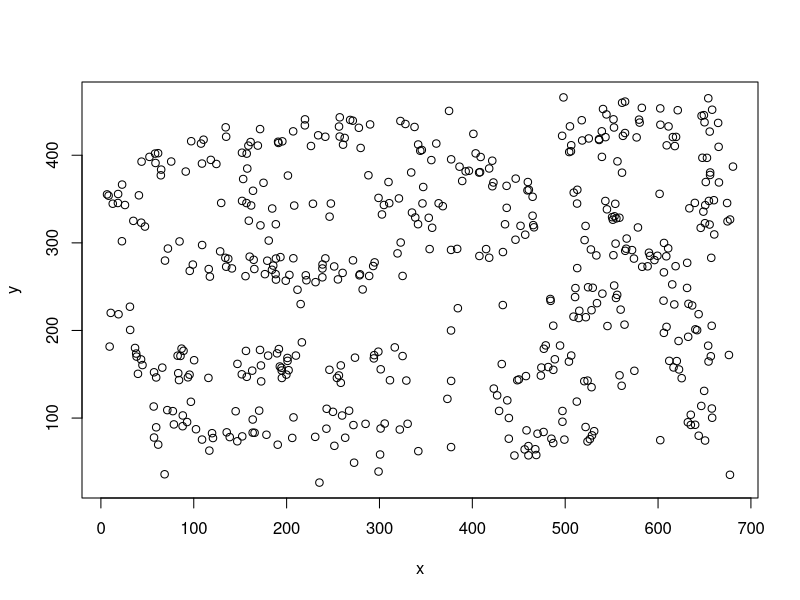
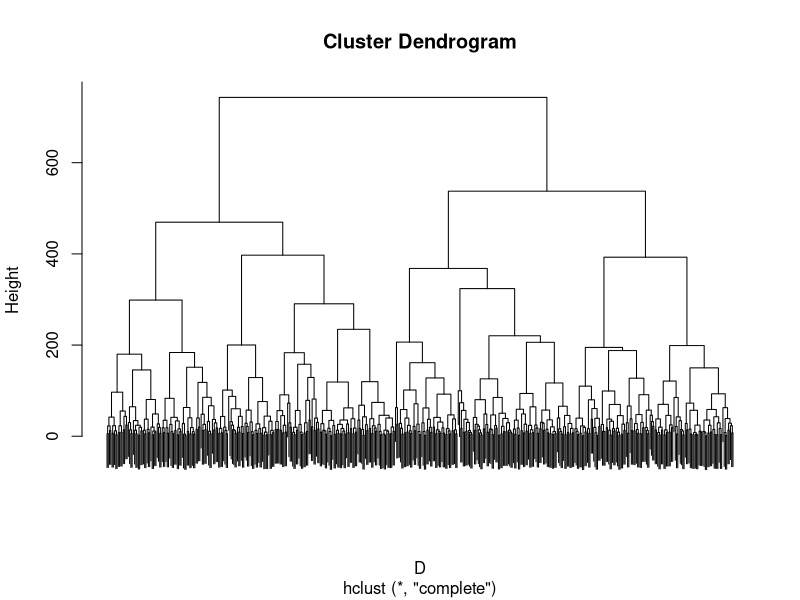
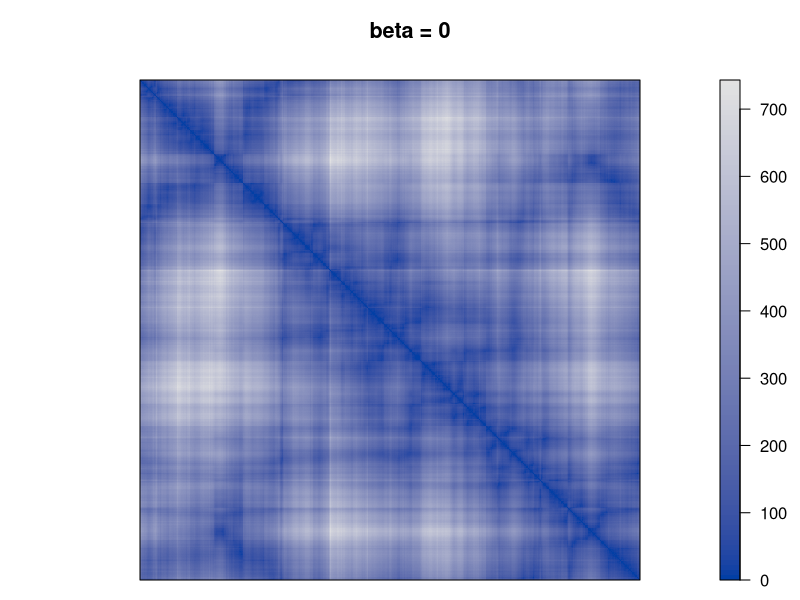
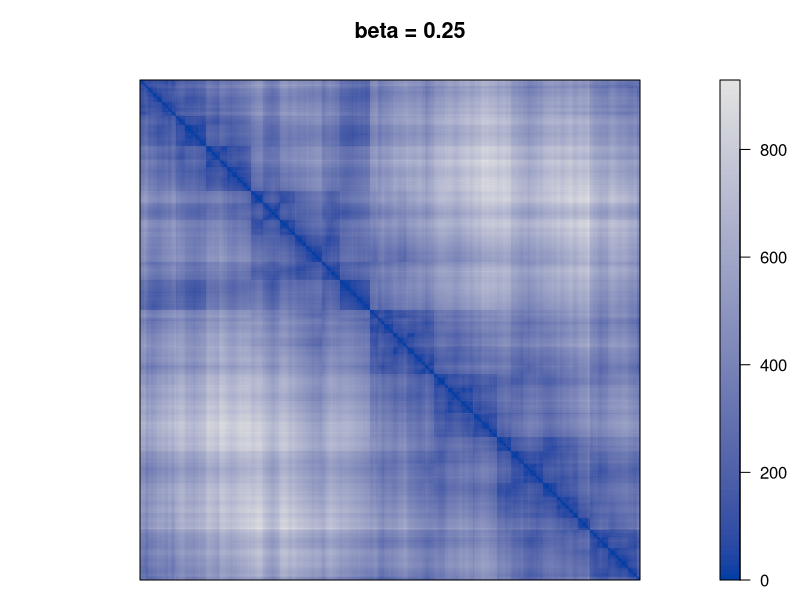
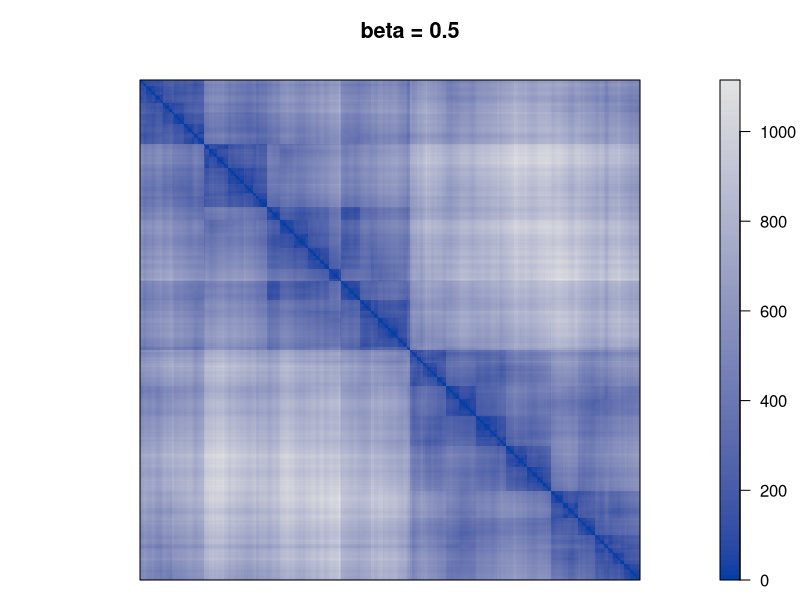
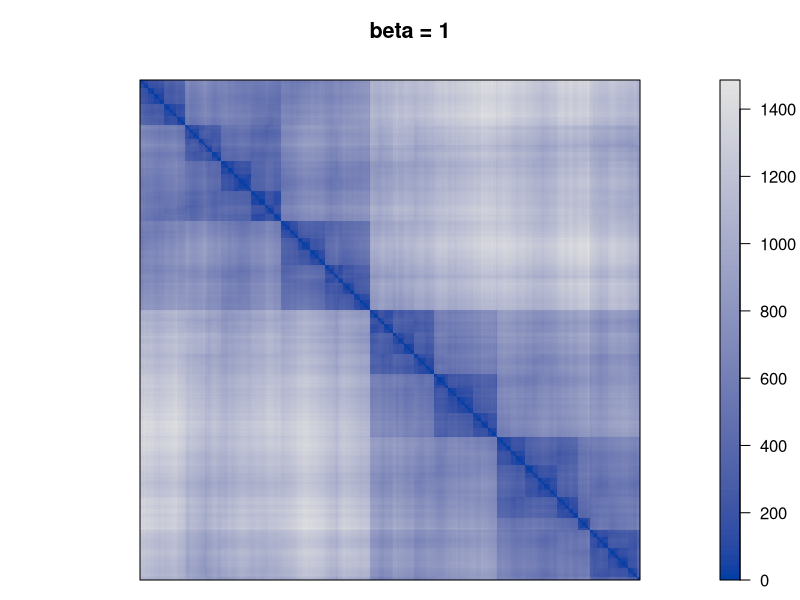
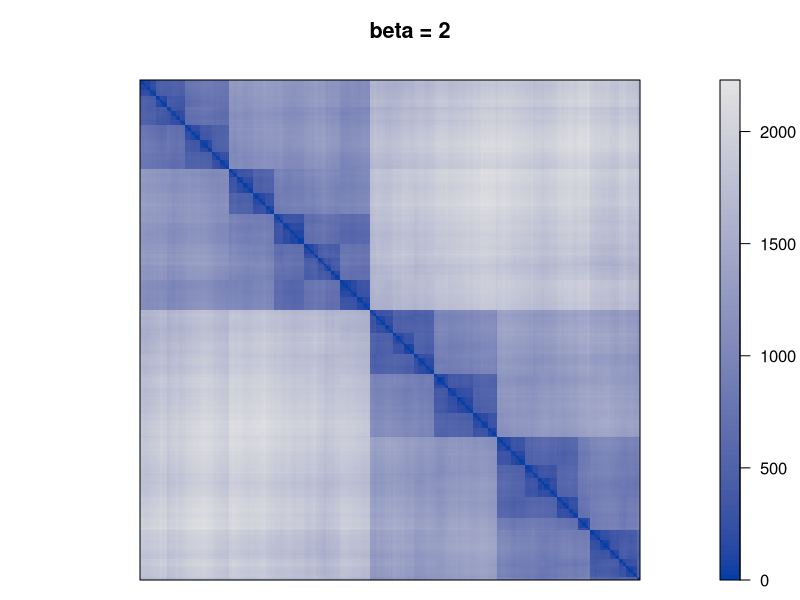
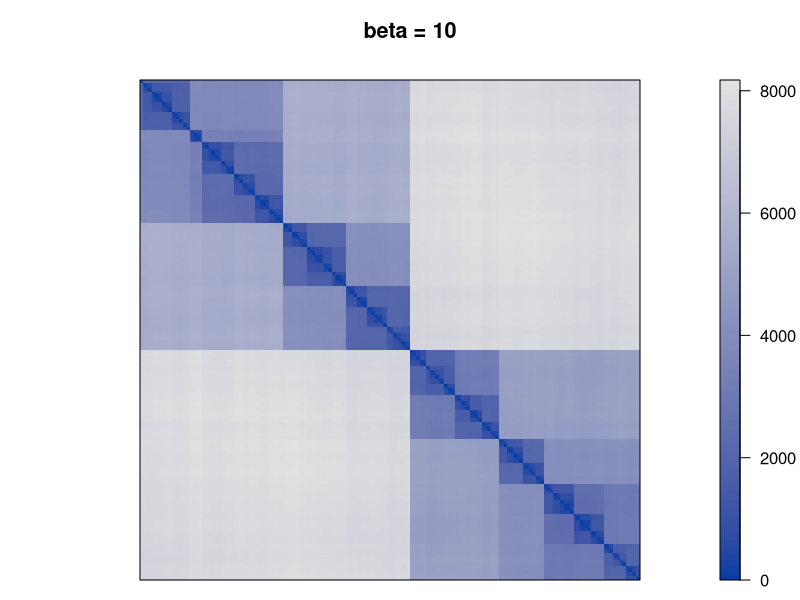

These charts were generated, in order, by the following R code:
## ---- chunk 1
library("seriation")
data("Chameleon")

x <- chameleon_ds7[sample(1:nrow(chameleon_ds7), 500), ]
plot(x)
## ---- chunk 2
D <- dist(x)

hc <- hclust(D, method = "complete")
plot(hc, labels = FALSE)

P <- cophenetic(hc)
## ---- chunk 3
beta <- 1
F <- D + beta * P

o <- seriate(F, method = "TSP")
criterion(F, o, method = "Path_length")
## ---- chunk 4
betas <- c(0, .25, .5, 1, 2, 10)

for (beta in betas) {
  F <- D + beta * P
  pimage(F, order = "TSP", main = paste("beta =", beta))
}
